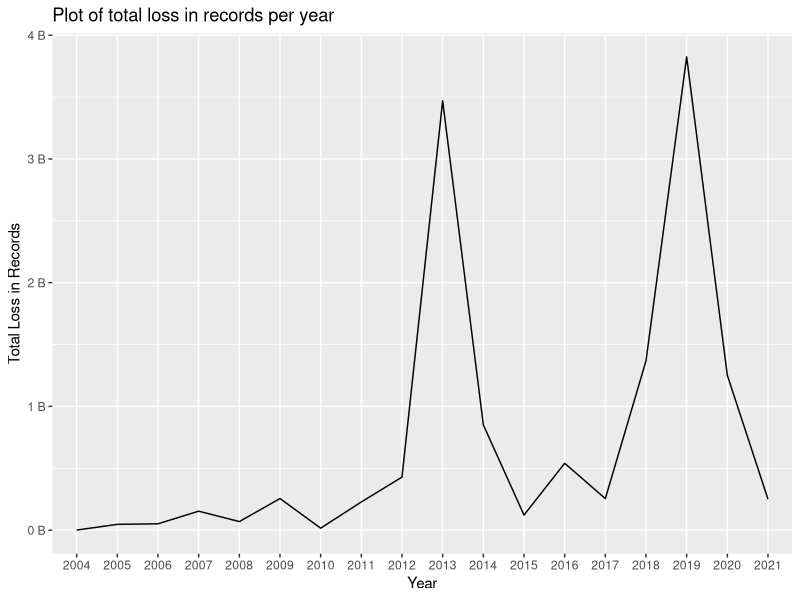
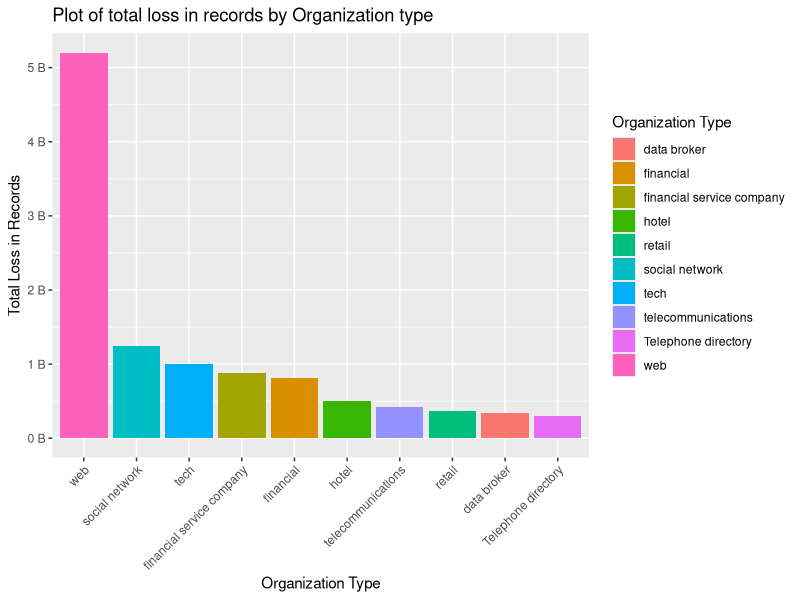
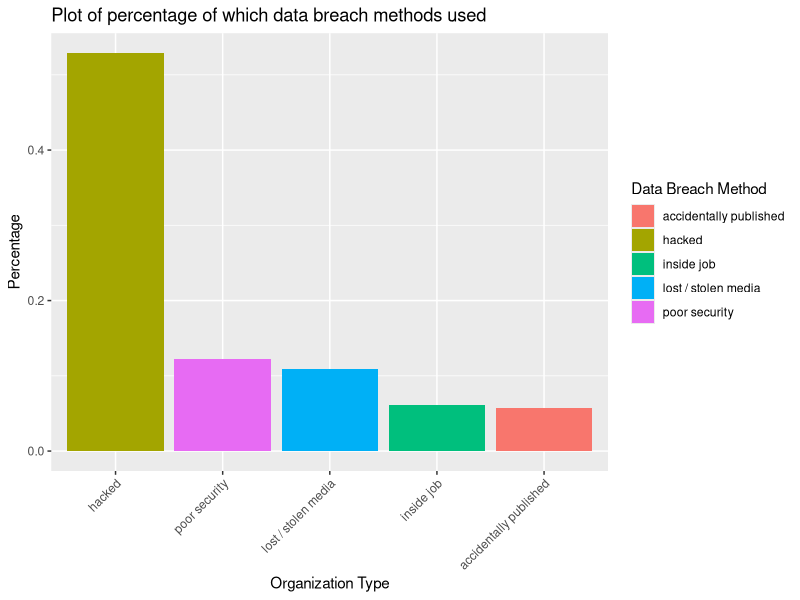

These charts were generated, in order, by the following R code:
## ---- chunk 1
library(tidyverse)
library(ggplot2)
library(dplyr)
library(knitr)
library(scales)

data_breach <- read.csv("data/DataBreaches(2004-2021).csv")
## ---- chunk 2
# First Graph
data_breach %>%
  group_by(Year) %>%
  summarize(tot_lost = sum(Records)) %>%
  filter(Year != "2014 and 2015", Year != "2018-2019") %>% 
  ggplot(aes(x = Year,
             y = tot_lost,
             group = 1)) +
  geom_line() +
  scale_y_continuous(labels = label_number(suffix = " B", scale = 1e-9)) +
  ylab("Total Loss in Records") +
  labs(title = "Plot of total loss in records per year")
## ---- chunk 3
# Second Graph
data_breach %>% 
  group_by(Organization.type) %>% 
  summarize(tot_lost = sum(Records)) %>%
  slice_max(order_by = tot_lost, n = 10) %>%
  ggplot(aes(fct_rev(fct_reorder(Organization.type, tot_lost)),
             tot_lost,
             fill = Organization.type)) + 
  geom_bar(stat = "identity") +
  theme(axis.text.x = element_text(angle = 45, hjust = 1)) +
  scale_y_continuous(labels = label_number(suffix = " B", scale = 1e-9)) +
  xlab("Organization Type") +
  ylab("Total Loss in Records") +
  labs(title = "Plot of total loss in records by Organization type",
       fill = "Organization Type")
## ---- chunk 4
# Third Graph
# Assigning new Data Frame for percentages
method_percentage <- data_breach %>%
  filter(!is.na(Method)) %>%
  group_by(Method) %>%
  summarize(n = n()) %>%
  mutate(total = sum(n),
         percentage = n/total,
         Method = factor(Method))

# Creating bar plot
method_percentage %>%
  slice_max(order_by = percentage, n = 5) %>%
  ggplot(aes(fct_rev(fct_reorder(Method, percentage)),
             percentage,
             fill = Method)) +
  geom_col(position = "dodge") +
  theme(axis.text.x = element_text(angle = 45, hjust = 1)) +
  xlab("Organization Type") +
  ylab("Percentage") +
  labs(title = "Plot of percentage of which data breach methods used",
       fill = "Data Breach Method")
